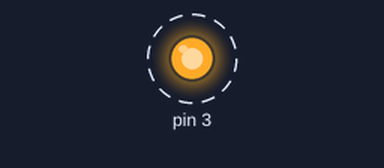
Simulated run of this program. Board: Raspberry Pi (header pin numbers). Shown: output pins drawn as LEDs (lit = HIGH). Dashed ring = blinking. What the program prints to the terminal is not drawn. At 100.0 s the program stops and its outputs stay as they are.

Above: at 0.5 s.
Timing chart, 0 to 4.6 s (numbered marks = the images above):
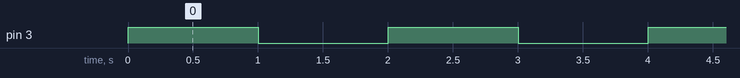

Measured:
- by itself, pin 3: alternates HIGH for 1.0 s and LOW for 1.0 s, 100 changes in all, then stays LOW

The program:

gpio_blinky.solution.py
```python
from time import sleep
import RPi.GPIO as GPIO

print("IoT Greenhouse - Introduction to GPIO.")
print("Blink an LED")
print()

# Use board pin numbers
GPIO.setmode(GPIO.BOARD)
# Set pin 3 as LED output
GPIO.setup(3, GPIO.OUT)

for i in range(0, 50):
    GPIO.output(3,True)
    sleep(1)
    GPIO.output(3,False)
    sleep(1)

GPIO.cleanup()
```
